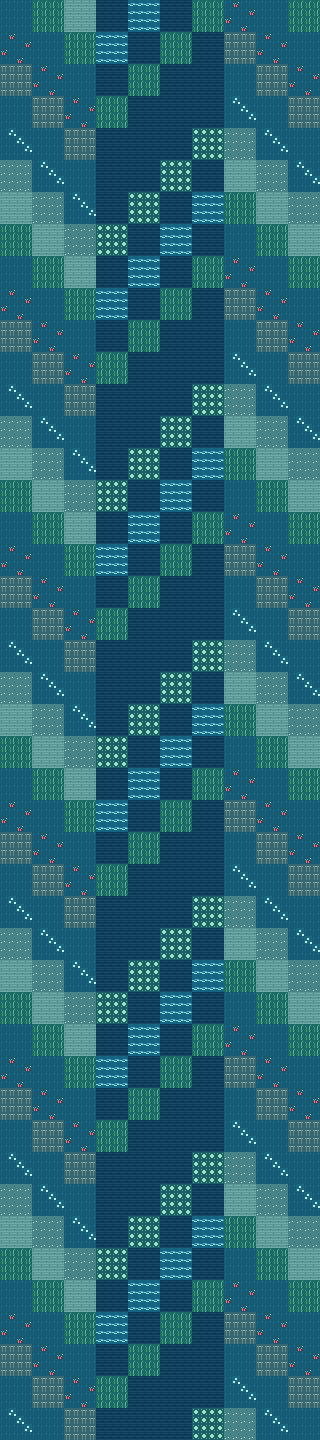

Below is a game level as drawn by its tile map, then a one-line description and the .tmx file that defines it, in full:
An orthogonal 10x45 tile map with 32x32 px tiles, 1 tile layer (Blocks) and 6 objects (2x route21_north_shelf, 2x route21_central_trench, 2x route21_south_shelf).

<map version="1.10" tiledversion="1.11.2" orientation="orthogonal" renderorder="right-down" width="10" height="45" tilewidth="32" tileheight="32" infinite="0" nextlayerid="5" nextobjectid="7">
 <properties>
  <property name="mapId" value="KD_ROUTE21_TRENCH" />
  <property name="label" value="KantoDiveRoute21Trench" />
  <property name="index" type="int" value="1102" />
  <property name="borderBlock" type="int" value="15" />
  <property name="surfaceMap" value="ROUTE_21" />
 </properties>
 <tileset firstgid="1" source="kanto_dive_blocks.tsx" />
 <layer id="1" name="Blocks" width="10" height="45">
  <data encoding="csv">
   1,9,2,14,13,14,9,4,1,9,
   4,1,9,13,14,9,14,10,4,1,
   10,4,1,14,9,14,14,1,10,4,
   1,10,4,9,14,14,14,5,1,10,
   5,1,10,14,14,14,15,12,5,1,
   12,5,1,14,14,15,14,2,12,5,
   2,12,5,14,15,14,13,9,2,12,
   9,2,12,15,14,13,14,1,9,2,
   1,9,2,14,13,14,9,4,1,9,
   4,1,9,13,14,9,14,10,4,1,
   10,4,1,14,9,14,14,1,10,4,
   1,10,4,9,14,14,14,5,1,10,
   5,1,10,14,14,14,15,12,5,1,
   12,5,1,14,14,15,14,2,12,5,
   2,12,5,14,15,14,13,9,2,12,
   9,2,12,15,14,13,14,1,9,2,
   1,9,2,14,13,14,9,4,1,9,
   4,1,9,13,14,9,14,10,4,1,
   10,4,1,14,9,14,14,1,10,4,
   1,10,4,9,14,14,14,5,1,10,
   5,1,10,14,14,14,15,12,5,1,
   12,5,1,14,14,15,14,2,12,5,
   2,12,5,14,15,14,13,9,2,12,
   9,2,12,15,14,13,14,1,9,2,
   1,9,2,14,13,14,9,4,1,9,
   4,1,9,13,14,9,14,10,4,1,
   10,4,1,14,9,14,14,1,10,4,
   1,10,4,9,14,14,14,5,1,10,
   5,1,10,14,14,14,15,12,5,1,
   12,5,1,14,14,15,14,2,12,5,
   2,12,5,14,15,14,13,9,2,12,
   9,2,12,15,14,13,14,1,9,2,
   1,9,2,14,13,14,9,4,1,9,
   4,1,9,13,14,9,14,10,4,1,
   10,4,1,14,9,14,14,1,10,4,
   1,10,4,9,14,14,14,5,1,10,
   5,1,10,14,14,14,15,12,5,1,
   12,5,1,14,14,15,14,2,12,5,
   2,12,5,14,15,14,13,9,2,12,
   9,2,12,15,14,13,14,1,9,2,
   1,9,2,14,13,14,9,4,1,9,
   4,1,9,13,14,9,14,10,4,1,
   10,4,1,14,9,14,14,1,10,4,
   1,10,4,9,14,14,14,5,1,10,
   5,1,10,14,14,14,15,12,5,1
  </data>
 </layer>
 <objectgroup id="2" name="DiveZones" color="#3d8bfd">
  <object id="1" name="route21_north_shelf" x="64" y="128" width="192" height="288">
   <properties>
    <property name="linkId" value="route21_north_shelf" />
   </properties>
  </object>
  <object id="3" name="route21_central_trench" x="48" y="544" width="224" height="352">
   <properties>
    <property name="linkId" value="route21_central_trench" />
   </properties>
  </object>
  <object id="5" name="route21_south_shelf" x="64" y="1056" width="192" height="288">
   <properties>
    <property name="linkId" value="route21_south_shelf" />
   </properties>
  </object>
 </objectgroup>
 <objectgroup id="3" name="DiveLandings" color="#20c997">
  <object id="2" name="route21_north_shelf" x="64" y="128" width="192" height="288">
   <properties>
    <property name="linkId" value="route21_north_shelf" />
   </properties>
  </object>
  <object id="4" name="route21_central_trench" x="48" y="544" width="224" height="352">
   <properties>
    <property name="linkId" value="route21_central_trench" />
   </properties>
  </object>
  <object id="6" name="route21_south_shelf" x="64" y="1056" width="192" height="288">
   <properties>
    <property name="linkId" value="route21_south_shelf" />
   </properties>
  </object>
 </objectgroup>
 <objectgroup id="4" name="Warps">
 </objectgroup>
</map>
